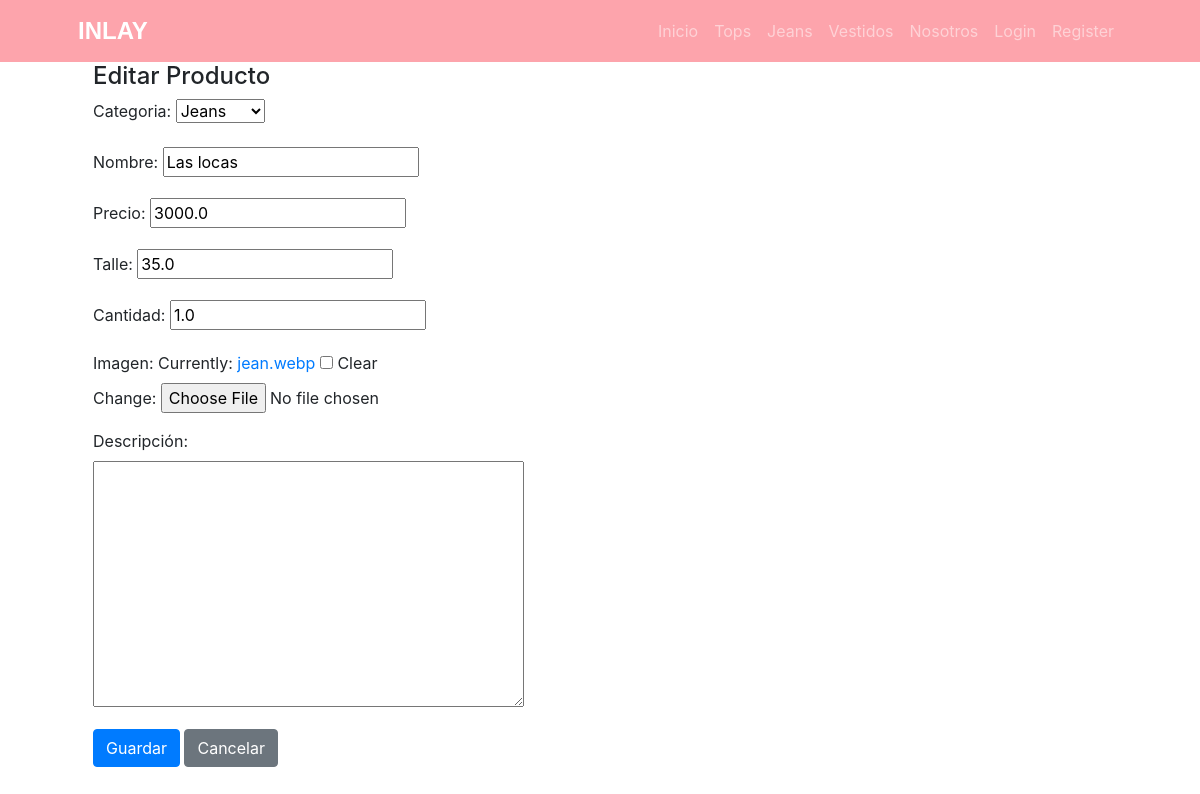
Page /producto/update/jeans/9 on the committed database.
### core/models.py (models this page shows, shortened)
class Producto(models.Model):
    categoria_id = models.ForeignKey(ProductoCategoria, null=True, blank=True, on_delete=models.SET_NULL)
    nombre = models.CharField(max_length=100)
    precio = models.FloatField()
    talle = models.FloatField()
    cantidad = models.FloatField()
    descripcion = models.TextField(null=True, blank=True, verbose_name = "descripción")
    fecha_actualizacion = models.DateField(null=True, blank=True, default=timezone.now(), editable=False, verbose_name = "fecha de actualización")
    imagenProducto = models.ImageField(null=True, blank=True, upload_to="")
    class meta:
        verbose_name = "producto"
        verbose_name_plural = "productos"

### core/views.py (the view)
# urls.py: path("producto/update/jeans/<int:pk>", views.ProductoUpdateJeans.as_view(), name="producto_update_jeans"),
class ProductoUpdateJeans(UpdateView):
    model = Producto
    context_object_name = "jeans"
    form_class = ProductoForm
    success_url = reverse_lazy("core:producto_list_jeans")
    template_name = "core/producto_jeans_form.html"

### core/forms.py
class ProductoForm(forms.ModelForm):
    class Meta:
        model = Producto
        fields = "__all__"

### core/models.py (called while the page is built)
    def __str__(self):
        return self.nombre

### core/templates/core/producto_jeans_form.html (shortened to what this page needs)
{% extends 'core/base.html' %}
{% block content %}
<div class="container">
    <h4>Editar Producto</h4>
    <div class="row">
        <div class="col-md-6">
            <form method="post">
                <div class="form-group">
                  <label for="{{ form.categoria_id.id_for_label }}">Categoria:</label>
                  {{ form.categoria_id }}
                </div>
                <div class="form-group">
                    <label for="{{ form.nombre.id_for_label }}">Nombre:</label>
                    {{ form.nombre }}
                </div>
                <div class="form-group">
                  <label for="{{ form.precio.id_for_label }}">Precio:</label>
                  {{ form.precio }}
                </div>
                <div class="form-group">
                  <label for="{{ form.talle.id_for_label }}">Talle:</label>
                  {{ form.talle }}
                </div>
                <div class="form-group">
                  <label for="{{ form.cantidad.id_for_label }}">Cantidad:</label>
                  {{ form.cantidad }}
                </div>
                <div class="form-group">
                  <label for="{{ form.imagenProducto.id_for_label }}">Imagen:</label>
                  {{ form.imagenProducto }}
                </div>
                <div class="form-group">
                    <label for="{{ form.descripcion.id_for_label }}">Descripción:</label>
                    {{ form.descripcion }}
                </div>
                <button type="submit" class="btn btn-primary">Guardar</button>
                <a href="{% url 'core:producto_list_jeans' %}" class="btn btn-secondary">Cancelar</a>
            </form>
        </div>
    </div>
</div>
{% endblock content %}

### rows in the picture
Producto: categoria_id "Jeans", nombre "Las locas", precio "3000.0", talle "35.0", cantidad "1.0"
